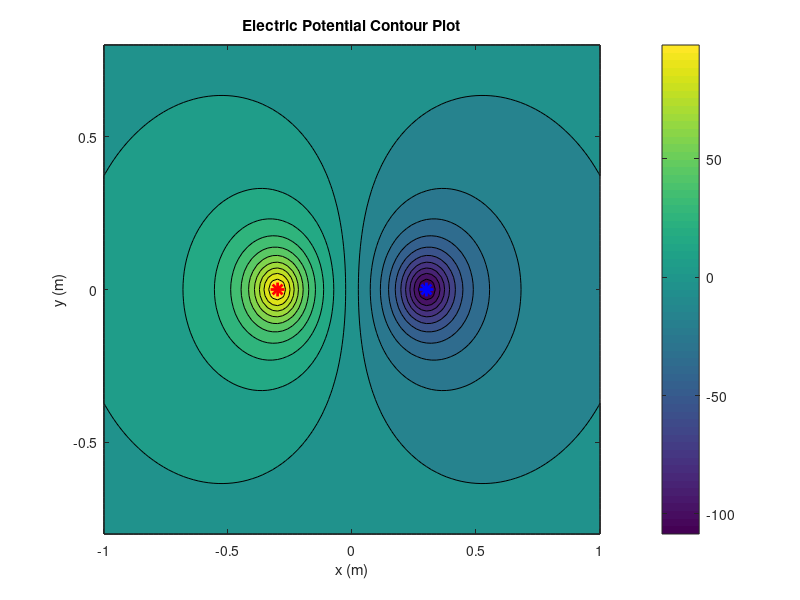

This figure's MATLAB source:
% Name: James Prime
% Student ID: 215028657
% TA: Miodrag Tasic

% Lab 7: Matrix Operations and Contour Plotting
% Lab Goal: analyze and visualize data using matrix operations and contour plotting techniques.
% INPUT: No Input required from the user
% OUTPUT: Plot 2D contour plots with color bar, and output analysis to console.

% Setup Lab
clear; clc;

% Setup Variables
x = linspace(-1, 1, 101);
y = linspace(-0.8, 0.8, 81);

k = 10;
a = 0.3;
b = 0.08;

% Nested for loop to calculate electric potential at each point in the grid
V = zeros(length(y), length(x)); % Preallocate V for efficiency

for i = 1:length(y)
    for j = 1:length(x)
        % Calculate the electric potential at each point (x(j), y(i))
        root1 = sqrt((x(j) + a)^2 + y(i)^2 + b^2);
        root2 = sqrt((x(j) - a)^2 + y(i)^2 + b^2);

        V(i, j) = k * (1/root1 - 1/root2);
    end
end

% analyze the matrix V to find the maximum, minimum, mean, and standard deviation values
% flatten the matrix V into a vector for analysis
V_max = max(V(:)); 
V_min = min(V(:));
V_mean = mean(V(:));
V_std = std(V(:));

% Display the matrix dimensions
fprintf('The dimensions of the matrix V are: %d rows and %d columns\n\n', size(V, 1), size(V, 2));

% Display the analyzed values
fprintf('Maximum value: %.2f\n', V_max);
fprintf('Minimum value: %.2f\n', V_min);
fprintf('Mean value: %.2f\n', V_mean);
fprintf('Standard deviation: %.2f\n\n', V_std);

% Determine the col/row indices and x, y coordinates of all global maxima and minima in the matrix V
[maxRow, maxCol] = find(V == V_max);
[minRow, minCol] = find(V == V_min);

% Display the indices and coordinates of the global maxima and minima
fprintf('Index of global maximum: Row %d, Column %d\n', maxRow, maxCol);
fprintf('Index of global minimum: Row %d, Column %d\n', minRow, minCol);
fprintf('Coordinates of global maximum: x = %.2f, y = %.2f\n', x(maxCol), y(maxRow));
fprintf('Coordinates of global minimum: x = %.2f, y = %.2f\n', x(minCol), y(minRow));

% Create a contour plot of the electric potential with contourf
figure;
contourf(x, y, V, 20); % 20 contour levels

% Add labels and title to the contour plot
xlabel('x (m)');
ylabel('y (m)');
title('Electric Potential Contour Plot');
colorbar; % Add a color bar to show the potential values

% mark extrema
hold on;
plot(x(maxCol), y(maxRow), 'r*', 'MarkerSize', 10, 'LineWidth', 2); % Mark global maximum
plot(x(minCol), y(minRow), 'b*', 'MarkerSize', 10, 'LineWidth', 2); % Mark global minimum
hold off;
